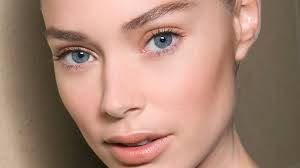
#> input picture index_face.jpg_attachment_918217.jpg, 300 x 168 px
$ python change_eye_color.py
#> lines starting #> are read from the running program, lines starting #| are printed output that depends on the picture
#!/usr/bin/env python3
# -*- coding: utf-8 -*-
"""
Created on Wed Oct 10 12:51:59 2018

@author: adityamenon
"""

import cv2
import numpy as np
import matplotlib.pyplot as plt

#for detecting the eyes in an image we use the haarcascade classifier for eyes
#this is an inbuilt feature of opencv
#for convenience the classifier has been attached to the file
# make sure the correct full location is given for the image and also the classifier
eye_cascade = cv2.CascadeClassifier('haarcascade_eye.xml')
#print(face_cascade.empty())

#make sure the full location is given for the image file
img = cv2.imread('index_face.jpg_attachment_918217.jpg')
#> img is the input picture: shape (168, 300, 3); mean B, G, R 116.2, 132.5, 167
gray = cv2.cvtColor(img,cv2.COLOR_BGR2GRAY)
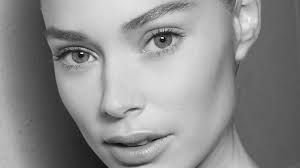
#> gray: shape (168, 300); min 1, max 253, mean 141
eyes = eye_cascade.detectMultiScale(gray)
#> eyes = [[133, 14, 54, 54], [50, 31, 50, 50]]

#for storing the details of the detected eyes
eye=[]
for (ex,ey,ew,eh) in eyes:
    #draw boxes around eyes
    #cv2.rectangle(img,(ex,ey),(ex+ew,ey+eh),(0,255,0),2)
    eye.append(gray[ey:ey+eh,ex:ex+ew])
#> this loop made 2 passes
#> after the loop, eye = 2 items
#> (the run stopped early here; a loop or call above may not have finished)
